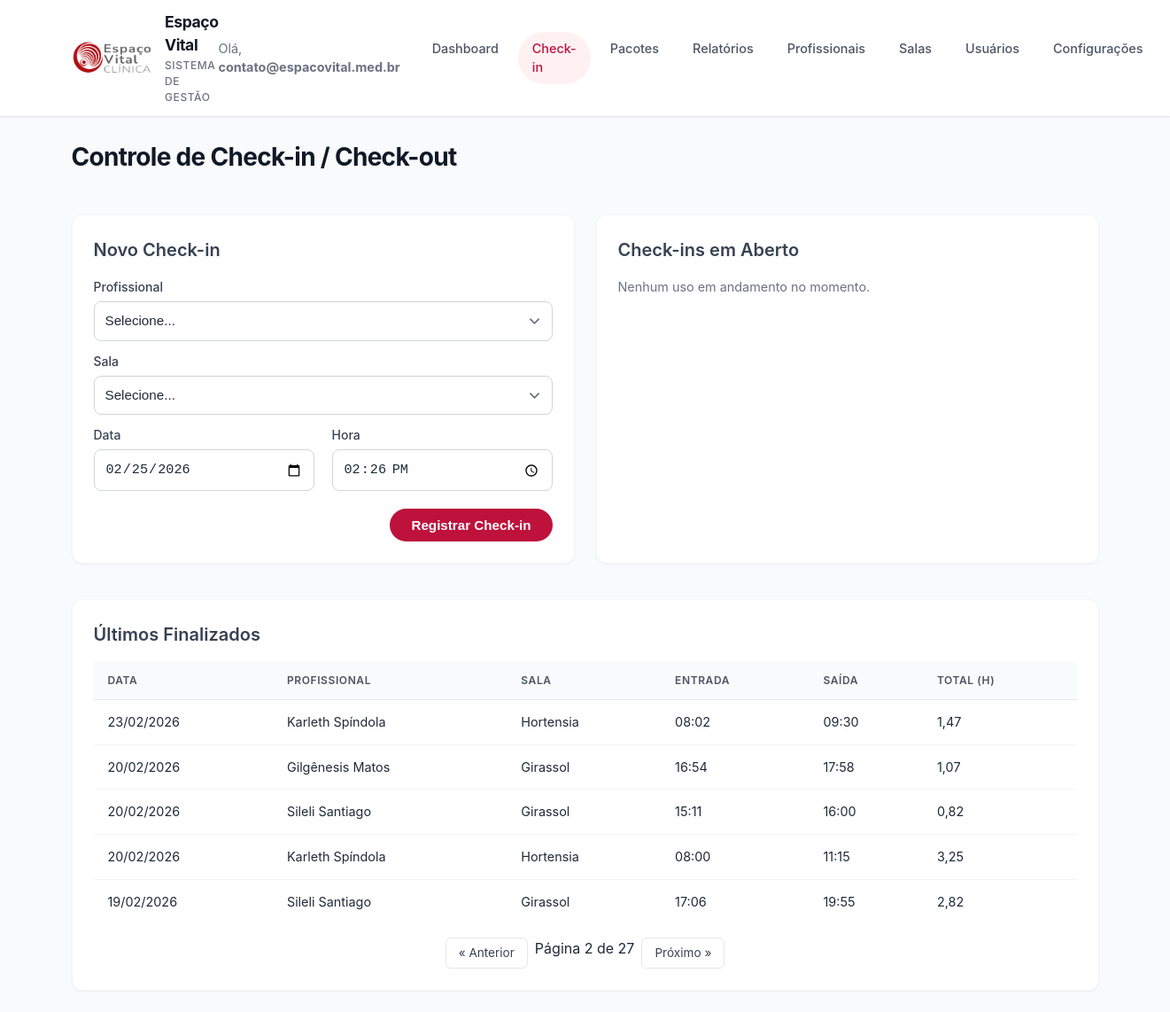
The page /index.php?route=checkin&page=2 (signed in) on the database its author committed.
### tables this page shows
CREATE TABLE "registros" (
            id INTEGER PRIMARY KEY AUTOINCREMENT,
            profissional_id INTEGER,
            sala_id INTEGER,
            data TEXT,
            hora_checkin TEXT,
            hora_checkout TEXT,
            total_horas REAL,
            FOREIGN KEY(profissional_id) REFERENCES profissionais(id),
            FOREIGN KEY(sala_id) REFERENCES salas(id)
        );

CREATE TABLE profissionais (
    id INTEGER PRIMARY KEY AUTOINCREMENT,
    nome TEXT NOT NULL UNIQUE,
    ativo INTEGER NOT NULL DEFAULT 1
);

CREATE TABLE salas (
    id INTEGER PRIMARY KEY AUTOINCREMENT,
    nome TEXT NOT NULL UNIQUE,
    ativo INTEGER NOT NULL DEFAULT 1
);

### src/Controllers/CheckinController.php (called while the page is built, shortened)
<?php
class CheckinController extends Controller
{
    public function index()
    {
        $mensagemSistema = '';
        $mensagemWhatsApp = '';
        $erro = '';
        $finalizadosPage = max(1, (int) ($_GET['page'] ?? 1));
        $porPagina = 5;
        $offset = ($finalizadosPage - 1) * $porPagina;
        $data = [
            'profissionais' => Professional::all(),
            'salas' => Room::all(),
            'abertos' => Registry::getOpen(),
            'finalizados' => Registry::getFinished($porPagina, $offset),
            'totalPaginas' => ceil(Registry::countFinished() / $porPagina),
            'paginaAtual' => $finalizadosPage,
            'mensagemSistema' => $mensagemSistema,
            'mensagemWhatsApp' => $mensagemWhatsApp,
            'erro' => $erro
        ];
        $this->view('checkin/index', $data);
    }
}

### config/autoloader.php (called while the page is built, shortened)
<?php
spl_autoload_register(function ($class) {
    $prefix = 'Clinica\\';
    $base_dir = __DIR__ . '/../src/';
    $len = strlen($prefix);
    $relative_class = substr($class, $len);
    $file = $base_dir . str_replace('\\', '/', $relative_class) . '.php';
});

### src/Models/Registry.php (called while the page is built, shortened)
<?php
class Registry
{
    public static function getFinished($limit, $offset)
    {
        $pdo = Database::getInstance()->getConnection();
        $stmt = $pdo->prepare("
            SELECT r.*, p.nome as profissional, s.nome as sala
            FROM registros r
            LEFT JOIN profissionais p ON r.profissional_id = p.id
            LEFT JOIN salas s ON r.sala_id = s.id
            WHERE r.hora_checkout IS NOT NULL
            ORDER BY r.data DESC, r.hora_checkin DESC
            LIMIT :limite OFFSET :offset
        ");
        $stmt->bindValue(':limite', $limit, PDO::PARAM_INT);
        $stmt->bindValue(':offset', $offset, PDO::PARAM_INT);
        $stmt->execute();
        return $stmt->fetchAll();
    }
}

### src/Helpers/DateHelper.php (called while the page is built, shortened)
<?php
class DateHelper
{
    public static function formatBr($date)
    {
        $d = DateTime::createFromFormat('Y-m-d', $date);
        return $d ? $d->format('d/m/Y') : $date;
    }
}

### src/Views/checkin/index.php (the view, shortened to what this page needs)
<!DOCTYPE html>
<html lang="pt-br">
<head>
    <link rel="stylesheet" href="style.css">
</head>
<body>
    <?php include __DIR__ . '/../layouts/header.php'; ?>
    <main class="container">
        <div class="topbar">
            <h1>Controle de Check-in / Check-out</h1>
        </div>
        <div class="grid-2">
            <div class="card">
                <h2>Novo Check-in</h2>
                <form method="post" action="index.php?route=checkin">
                    <div class="flex-col" style="margin-bottom:12px;">
                        <label for="profissional_id">Profissional</label>
                        <select id="profissional_id" name="profissional_id" required>
                            <option value="">Selecione...</option>
                        </select>
                    </div>
                    <div class="flex-col" style="margin-bottom:12px;">
                        <label for="sala_id">Sala</label>
                        <select id="sala_id" name="sala_id" required>
                            <option value="">Selecione...</option>
                        </select>
                    </div>
                    <div class="flex-row">
                        <div class="flex-col">
                            <label for="data">Data</label>
                            <input type="date" id="data" name="data" value="<?= date('Y-m-d') ?>">
                        </div>
                        <div class="flex-col">
                            <label for="hora_checkin">Hora</label>
                            <input type="time" id="hora_checkin" name="hora_checkin" value="<?= date('H:i') ?>">
                        </div>
                    </div>
                    <div style="margin-top:20px; text-align:right;">
                        <button type="submit" class="btn-primary">Registrar Check-in</button>
                    </div>
                </form>
            </div>
            <div class="card">
                <h2>Check-ins em Aberto</h2>
                <?php if (empty($abertos)): ?>
                    <p class="info">Nenhum uso em andamento no momento.</p>
                <?php endif; ?>
            </div>
        </div>
        <div class="card" style="margin-top:16px;">
            <h2>Últimos Finalizados</h2>
            <?php if (empty($finalizados)): ?>
                <p class="info">Nenhum registro finalizado.</p>
            <?php else: ?>
                <div style="overflow-x:auto;">
                    <table>
                        <thead>
                            <tr>
                                <th>Data</th>
                                <th>Profissional</th>
                                <th>Sala</th>
                                <th>Entrada</th>
                                <th>Saída</th>
                                <th>Total (h)</th>
                            </tr>
                        </thead>
                        <tbody>
                            <?php foreach ($finalizados as $r): ?>
                                <tr>
                                    <td><?= \Clinica\Helpers\DateHelper::formatBr($r['data']) ?></td>
                                    <td><?= htmlspecialchars($r['profissional']) ?></td>
                                    <td><?= htmlspecialchars($r['sala']) ?></td>
                                    <td><?= htmlspecialchars($r['hora_checkin']) ?></td>
                                    <td><?= htmlspecialchars($r['hora_checkout']) ?></td>
                                    <td>
                                        <?= $r['total_horas'] !== null
                                            ? number_format((float) $r['total_horas'], 2, ',', '')
                                            : '-' ?>
                                    </td>
                                </tr>
                            <?php endforeach; ?>
                        </tbody>
                    </table>
                </div>
                <?php if ($totalPaginas > 1): ?>
                    <div class="pagination">
                        <?php if ($paginaAtual > 1): ?>
                            <a href="index.php?route=checkin&page=<?= $paginaAtual - 1 ?>">&laquo; Anterior</a>
                        <?php endif; ?>
                        <span>Página <?= $paginaAtual ?> de <?= $totalPaginas ?></span>
                        <?php if ($paginaAtual < $totalPaginas): ?>
                            <a href="index.php?route=checkin&page=<?= $paginaAtual + 1 ?>">Próximo &raquo;</a>
                        <?php endif; ?>
                    </div>
                <?php endif; ?>
            <?php endif; ?>
        </div>
    </main>
</body>
</html>

### style.css (style rules this page uses)
:root { --primary-color: #be123c; --primary-hover: #9f1239; --secondary-bg: #f3f4f6; --text-main: #1f2937; --text-muted: #6b7280; --card-bg: #ffffff; --border-color: #e5e7eb; --radius-md: 12px; --radius-full: 999px; --shadow-sm: 0 1px 2px 0 rgba(0, 0, 0, 0.05); --shadow-md: 0 4px 6px -1px rgba(0, 0, 0, 0.1), 0 2px 4px -1px rgba(0, 0, 0, 0.06); --font-base: 'Inter', system-ui, -apple-system, sans-serif; }
*, *::before, *::after { box-sizing: border-box; }
body { margin: 0; padding: 0; font-family: var(--font-base); background-color: #f9fafb; color: var(--text-main); line-height: 1.5; -webkit-font-smoothing: antialiased; }
a { color: var(--primary-color); text-decoration: none; transition: color 0.2s; }
.container { max-width: 1200px; margin: 24px auto; padding: 0 20px; }
.card { background: var(--card-bg); border-radius: var(--radius-md); padding: 24px; border: 1px solid rgba(0,0,0,0.04); box-shadow: var(--shadow-sm); margin-bottom: 24px; transition: transform 0.2s ease, box-shadow 0.2s ease; }
h1 { font-size: 1.75rem; font-weight: 700; color: #111827; margin: 0 0 24px 0; letter-spacing: -0.025em; }
h2 { font-size: 1.25rem; font-weight: 600; margin: 0 0 16px 0; color: #374151; }
p.info { color: var(--text-muted); font-size: 0.9rem; margin-top: 0; }
label { display: block; font-size: 0.875rem; font-weight: 500; color: #374151; margin-bottom: 6px; }
input, select, textarea { display: block; width: 100%; padding: 10px 12px; font-size: 0.95rem; line-height: 1.5; color: #1f2937; background-color: #fff; border: 1px solid #d1d5db; border-radius: 8px; transition: border-color 0.15s ease, box-shadow 0.15s ease; appearance: none; }
select { background-position: right 0.5rem center; background-repeat: no-repeat; background-size: 1.5em 1.5em; padding-right: 2.5rem; }
.btn-primary { display: inline-flex; justify-content: center; align-items: center; padding: 10px 24px; border-radius: var(--radius-full); border: none; background-color: var(--primary-color); color: white; font-weight: 600; font-size: 0.95rem; cursor: pointer; box-shadow: 0 1px 2px 0 rgba(0, 0, 0, 0.05); transition: all 0.2s; }
table { width: 100%; border-collapse: separate; border-spacing: 0; font-size: 0.9rem; }
th { background-color: #f9fafb; color: #4b5563; font-weight: 600; text-transform: uppercase; font-size: 0.75rem; letter-spacing: 0.05em; padding: 12px 16px; border-bottom: 1px solid #e5e7eb; text-align: left; }
td { padding: 14px 16px; border-bottom: 1px solid #f3f4f6; color: #1f2937; }
tr:last-child td { border-bottom: none; }
.flex-row { display: flex; gap: 20px; flex-wrap: wrap; }
.flex-col { flex: 1; min-width: 200px; }
.grid-2 { display: grid; grid-template-columns: 1fr 1fr; gap: 24px; }
.pagination { display: flex; justify-content: center; gap: 8px; margin-top: 16px; }
.pagination a { padding: 6px 14px; background: white; border: 1px solid #e5e7eb; border-radius: 6px; color: #374151; font-size: 0.85rem; }
.topbar { display: flex; justify-content: space-between; align-items: center; margin-bottom: 20px; }

### rows shown on the page
registros: data "23/02/2026", profissional.nome "Karleth Spíndola", sala.nome "Hortensia", hora_checkin "08:02", hora_checkout "09:30", total_horas "1,47"
registros: data "20/02/2026", profissional.nome "Gilgênesis Matos", sala.nome "Girassol", hora_checkin "16:54", hora_checkout "17:58", total_horas "1,07"
registros: data "20/02/2026", profissional.nome "Sileli Santiago", sala.nome "Girassol", hora_checkin "15:11", hora_checkout "16:00", total_horas "0,82"
registros: data "20/02/2026", profissional.nome "Karleth Spíndola", sala.nome "Hortensia", hora_checkin "08:00", hora_checkout "11:15", total_horas "3,25"
registros: data "19/02/2026", profissional.nome "Sileli Santiago", sala.nome "Girassol", hora_checkin "17:06", hora_checkout "19:55", total_horas "2,82"

### other values the page prints
$userEmail "contato@espacovital.med.br"
$paginaAtual "2"
$totalPaginas "27"
